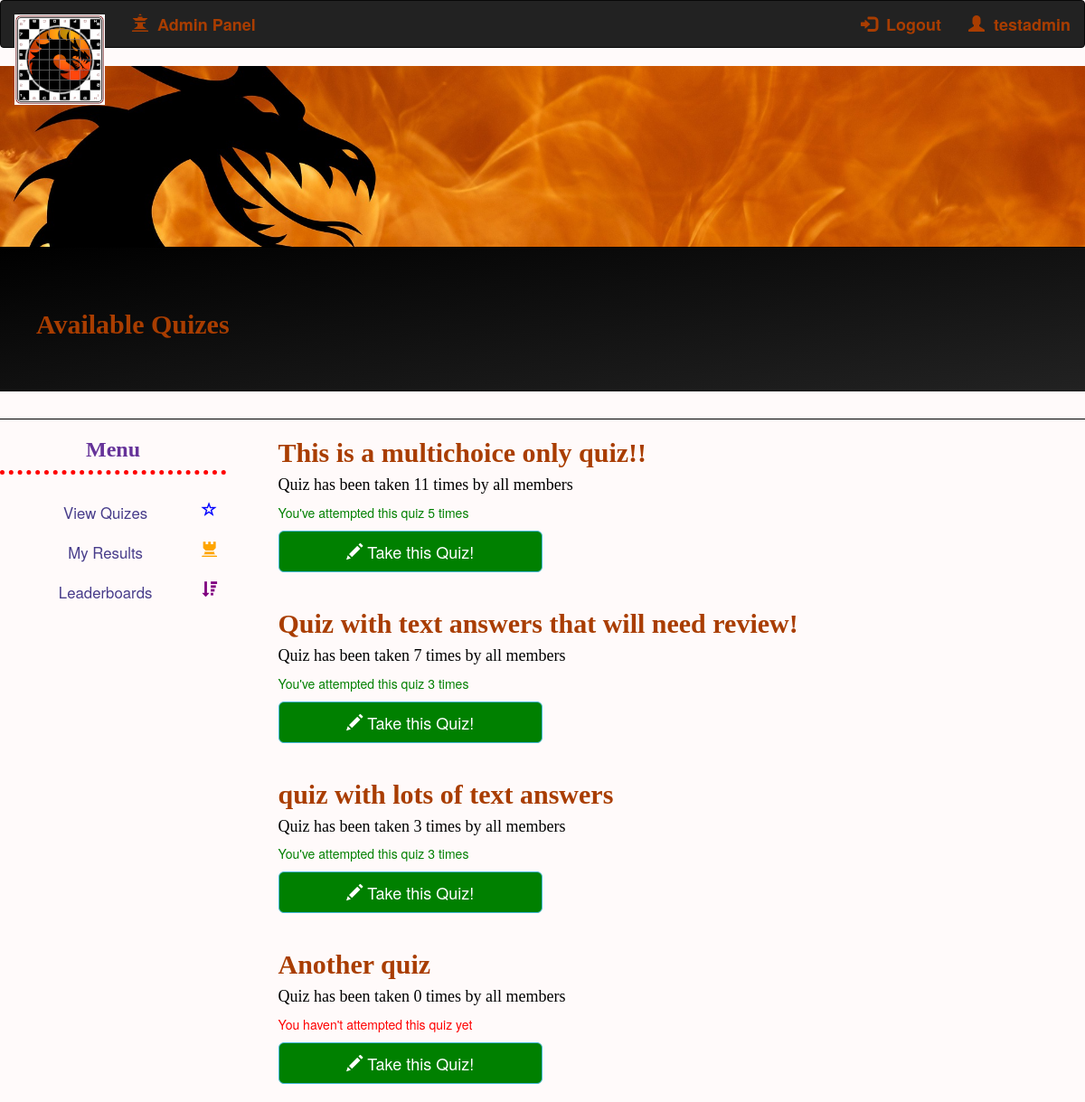
The app's page /view_quizes (signed in) with its own data.
### app/models.py (models this page shows, shortened)
class User(UserMixin, db.Model):
    id = db.Column(db.Integer, primary_key=True)
    username = db.Column(db.String(64), index=True, unique=True)
    first_name = db.Column(db.String(64))
    last_name = db.Column(db.String(64))
    email = db.Column(db.String(120), index=True, unique=True)
    about_me = db.Column(db.String(140))
    last_seen = db.Column(db.DateTime, default=datetime.utcnow)
    password_hash = db.Column(db.String(128))
    image_file = db.Column(db.String(128))
    is_admin = db.Column(db.Boolean, index=True)
    is_active = db.Column(db.Boolean, index=True)

class Qset(db.Model):
    id = db.Column(db.Integer, primary_key=True)
    title = db.Column(db.String(128))
    is_active = db.Column(db.Boolean)

### app/routes.py (the view)
@app.route('/view_quizes')
def view_quizes():
    quizes = Qset.query.filter_by(is_active=True).all()
    attempts = []
    user_attempts = []
    for q in quizes:
        attempts_check = Attempts.query.filter_by(qset_id=q.id).all()
        attempts.append(len(attempts_check))
        if not current_user.is_anonymous:
            user_check = Attempts.query.filter_by(qset_id=q.id, user_id=current_user.id).all()
            user_attempts.append(len(user_check))
    return render_template('view_quizes.html', title='Available Quizes', quizes=quizes, attempts=attempts, user_attempts=user_attempts)

### app/models.py (called while the page is built)
@login.user_loader
def load_user(id):
    return User.query.get(int(id))

### app/templates/view_quizes.html
{% extends "base.html" %}
{% block content %}
<div class="jumbotron" id="myTitle">
    <h2>Available Quizes</h2>
</div>
<div id='moreFlames'></div>
<div class="row">
    <div class="col-sm-3">
        {% include 'side_menu.html' %}
    </div>
    <div class="col-sm-6">
        {% set count = namespace(value=0) %}
        {% for quiz in quizes %}
            {% if quiz.is_active %}
                <h2>{{ quiz.title }}</h2>
                <h4>Quiz has been taken {{ attempts[count.value] }} times by all members</h4>
                {% if not current_user.is_anonymous %}
                    {% if user_attempts[count.value] > 0 %}
                        <p><span style="color: green;">You've attempted this quiz {{ user_attempts[count.value] }} times</span></p>
                    {% else %}
                        <p><span style="color: red;">You haven't attempted this quiz yet</span></p>
                    {% endif %}
                    <a href="{{ url_for('take_quiz')}}?quiz={{ quiz.id }}" class="btn btn-info btn-lg" id='takeQuiz' style="background-color: green; width: 50%;">
                        <span class="glyphicon glyphicon-pencil"></span> Take this Quiz!
                    </a>
                {% endif %}
                <br>
                <br>
            {% endif %}
            {% set count.value = count.value + 1 %}
        {% endfor %}
    </div>
    <div class="col-sm-3">
    </div>
</div>
{% endblock %}

### app/templates/base.html (shortened to what this page needs)
<!DOCTYPE html>
<html>
    <head>
    <link rel="stylesheet" href="https://maxcdn.bootstrapcdn.com/bootstrap/3.4.1/css/bootstrap.min.css">
    <link href="//netdna.bootstrapcdn.com/bootstrap/3.4.1/css/bootstrap-glyphicons.css" rel="stylesheet">
    <link rel="stylesheet" href="static/css/main_style.css">
    </head>
    <body>
        <nav class="navbar navbar-inverse" style="font-size: large;">
            <div class="container-fluid">
              <div class="navbar-header">
                <a class="navbar-brand" href="{{ url_for('index') }}"><img id="logo_small" src="../static/img/logo_small.png"></a>
              </div>
              <ul class="nav navbar-nav our_nav">
                {% if current_user.is_admin %}
                    <li><a href="{{ url_for('admin') }}"><span class='glyphicon glyphicon-queen'></span>&nbsp; Admin Panel</a></li>
                {% endif %}
              </ul>
              {% if not current_user.is_anonymous %}
              <ul class='nav navbar-nav navbar-right'>
                <li><a href="{{ url_for('account') }}"><span class='glyphicon glyphicon-user'></span>&nbsp; {{ current_user.username }}</a></li>
              </ul>
              <ul class='nav navbar-nav navbar-right'>
                  <li><a href="{{ url_for('logout') }}"><span class='glyphicon glyphicon-log-in'></span>&nbsp; Logout</a></li>
              </ul>
              {% endif %}
            </div>
        </nav>
        <div id='myBanner'>
        </div>
        {% block content %}{% endblock %}
    </body>
</html>

### app/static/css/main_style.css (style rules this page uses)
body { background-color: snow; }
h2 { font-family: Georgia, 'Times New Roman', Times, serif; font-weight: bolder; color: #a93d00 }
h4 { font-family: Georgia, 'Times New Roman', Times, serif; color: black; }
.nav a { color: #a93d00 !important; font-weight: bolder; }
#myBanner { background-image: url('/static/img/banner2.jpg'); background-size: cover; height: 200px; background-position: center; background-repeat: no-repeat; animation: animate_banner 10s infinite; }
#moreFlames { width: 100%; height: 1px; background-color: black; animation: animate_banner 10s infinite; }
#myTitle { text-align: left; background-image: linear-gradient(to bottom right, black, #222); background-color: #222; text-indent: 40px; }
.jumbotron { background-color: black; }
.col-sm-6 { border-radius: 10px; }

### records on screen
User: username "testadmin"
Qset: title "This is a multichoice only quiz!!", attempts "11", user_attempts "5"
Qset: title "Quiz with text answers that will need review!", attempts "7", user_attempts "3"
Qset: title "quiz with lots of text answers", id "3"
Qset: title "Another quiz", attempts "0", shows "You haven't attempted this quiz yet"
